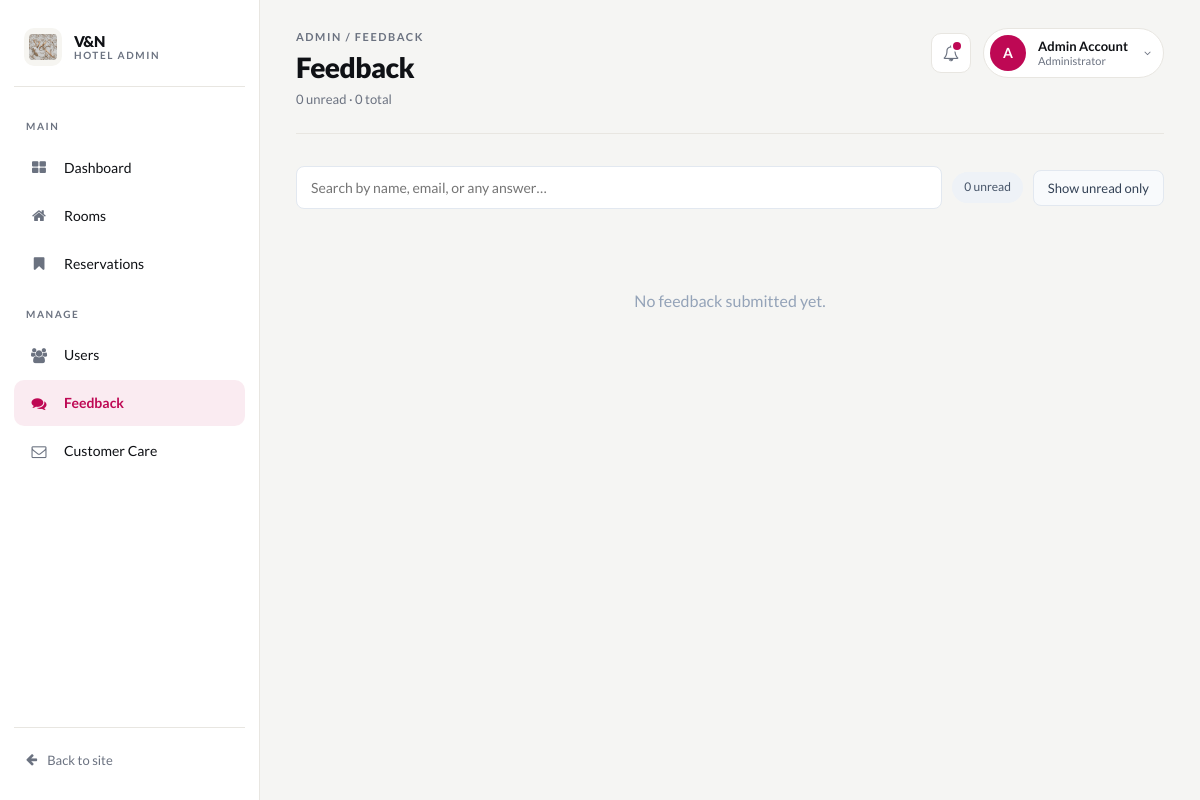
The page /admin/feedback.php (signed in) on the database as committed earlier.
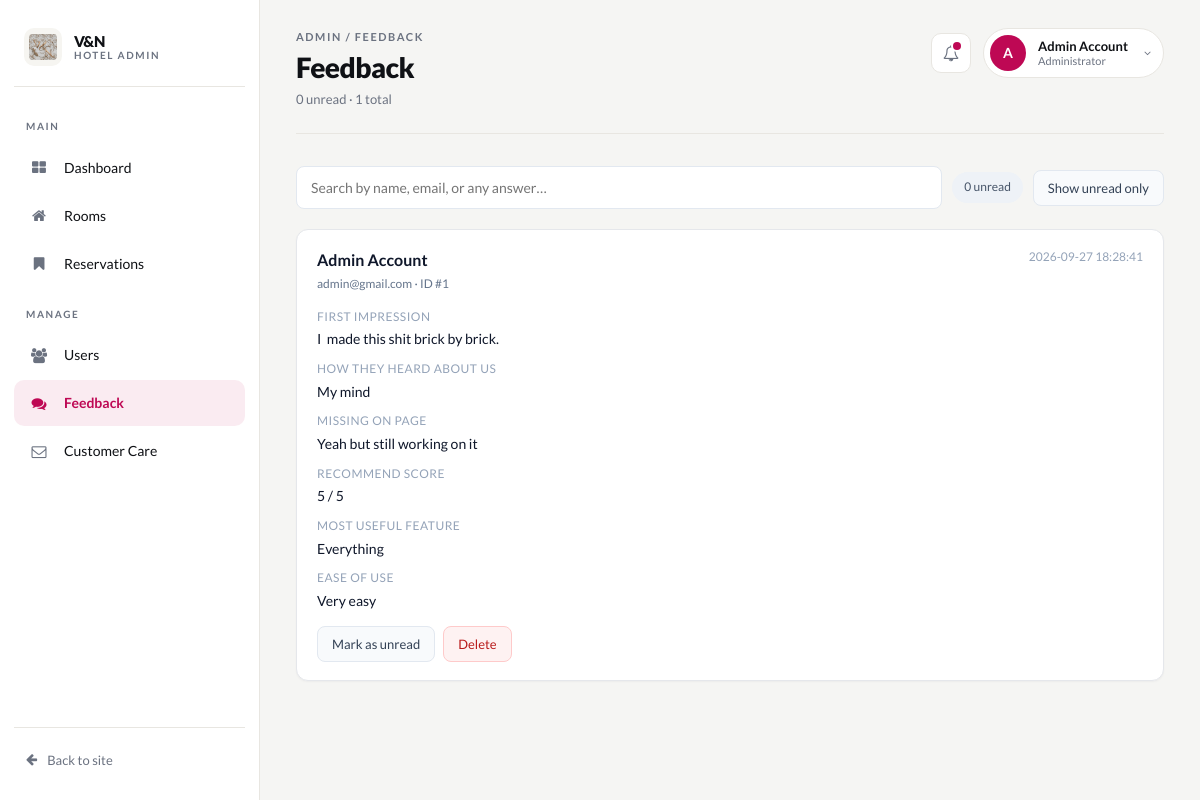
The same page on the database as committed later.
### tables this page shows
CREATE TABLE `feedback` (
  `feedback_id` int NOT NULL,
  `user_id` int DEFAULT NULL,
  `impression` text,
  `first_hear` text,
  `missing_features` text,
  `recommend` tinyint DEFAULT NULL,
  `status` varchar(20) NOT NULL DEFAULT 'unread',
  `useful_features` text,
  `ease_of_use` text,
  `created_at` timestamp NULL DEFAULT CURRENT_TIMESTAMP
);

CREATE TABLE `users` (
  `user_id` int NOT NULL,
  `user_email` varchar(50) NOT NULL,
  `user_fname` varchar(20) NOT NULL,
  `user_lname` varchar(20) NOT NULL,
  `user_verified` int NOT NULL DEFAULT '0',
  `verification_hash` varchar(500) DEFAULT NULL,
  `user_dob` date NOT NULL,
  `user_phone` varchar(15) NOT NULL,
  `user_admin` int NOT NULL DEFAULT '0',
  `user_password` varchar(500) NOT NULL,
  `user_created` timestamp NOT NULL DEFAULT CURRENT_TIMESTAMP,
  `user_image` varchar(20) NOT NULL DEFAULT 'default_user.jpg',
  `reset_token` varchar(64) DEFAULT NULL,
  `reset_expires` datetime DEFAULT NULL
);

### public/admin/feedback.php (the view, shortened to what this page needs)
<?php
require_once(__DIR__ . "/../config.php");
try {
    $rows = $pdo->query("
        SELECT f.*,
               u.user_fname, u.user_lname, u.user_email
        FROM feedback f
        LEFT JOIN users u ON u.user_id = f.user_id
        ORDER BY f.created_at DESC
    ")->fetchAll(PDO::FETCH_ASSOC);
} catch (Throwable $e) {
    $rows = [];
    $action_msg = "Could not load feedback: " . $e->getMessage();
}
$unread_count = 0;
$admin_page  = "feedback";
$admin_title = "Feedback";
$admin_sub   = $unread_count . " unread · " . count($rows) . " total";
include(__DIR__ . "/includes/header.php");
?>
<div class="fb-toolbar">
  <input type="search" id="fb-search" placeholder="Search by name, email, or any answer…" />
  <span class="fb-chip <?= $unread_count ? 'unread' : '' ?>">
    <?= $unread_count ?> unread
  </span>
  <button type="button" class="fb-btn" id="fb-filter-unread">Show unread only</button>
</div>
<?php if (!$rows): ?>
  <div class="fb-empty">No feedback submitted yet.</div>
<?php else: ?>
  <div class="fb-list" id="fb-list">
    <?php foreach ($rows as $r):
      $is_unread = ($r["status"] ?? "unread") === "unread";
      $name  = $r["user_id"] ? trim(($r["user_fname"] ?? "") . " " . ($r["user_lname"] ?? "")) : "Guest";
      $email = $r["user_email"] ?? "";
      $hay   = strtolower($name . " " . $email . " " . ($r["impression"] ?? "") . " " . ($r["first_hear"] ?? "") . " " . ($r["missing_features"] ?? "") . " " . ($r["useful_features"] ?? "") . " " . ($r["ease_of_use"] ?? ""));
    ?>
    <article class="fb-card <?= $is_unread ? 'unread' : '' ?>"
             data-unread="<?= $is_unread ? '1' : '0' ?>"
             data-search="<?= htmlspecialchars($hay, ENT_QUOTES) ?>">
      <div class="fb-card-head">
        <div>
          <div class="fb-who"><?= htmlspecialchars($name) ?>
          </div>
          <div class="fb-meta">
            <?= $email ? htmlspecialchars($email) . " · " : "" ?>
            ID #<?= (int)$r["feedback_id"] ?>
          </div>
        </div>
        <div class="fb-date"><?= htmlspecialchars($r["created_at"]) ?></div>
      </div>
      <div class="fb-qa">
        <div>
          <div class="fb-q">First impression</div>
          <div class="fb-a <?= $r["impression"] === "" ? "empty" : "" ?>"><?= htmlspecialchars($r["impression"] ?: "—") ?></div>
        </div>
        <div>
          <div class="fb-q">How they heard about us</div>
          <div class="fb-a <?= $r["first_hear"] === "" ? "empty" : "" ?>"><?= htmlspecialchars($r["first_hear"] ?: "—") ?></div>
        </div>
        <div>
          <div class="fb-q">Missing on page</div>
          <div class="fb-a <?= $r["missing_features"] === "" ? "empty" : "" ?>"><?= htmlspecialchars($r["missing_features"] ?: "—") ?></div>
        </div>
        <div>
          <div class="fb-q">Recommend score</div>
          <div class="fb-a"><?= (int)$r["recommend"] ?> / 5</div>
        </div>
        <div>
          <div class="fb-q">Most useful feature</div>
          <div class="fb-a <?= $r["useful_features"] === "" ? "empty" : "" ?>"><?= htmlspecialchars($r["useful_features"] ?: "—") ?></div>
        </div>
        <div>
          <div class="fb-q">Ease of use</div>
          <div class="fb-a <?= $r["ease_of_use"] === "" ? "empty" : "" ?>"><?= htmlspecialchars($r["ease_of_use"] ?: "—") ?></div>
        </div>
      </div>
      <div class="fb-actions">
        <form method="post">
          <?php if ($is_unread): ?>
            <input type="hidden" name="action" value="mark_read">
            <button type="submit" class="fb-btn">Mark as read</button>
          <?php else: ?>
            <button type="submit" class="fb-btn">Mark as unread</button>
          <?php endif; ?>
        </form>
        <form method="post" onsubmit="return confirm('Delete this feedback permanently?');">
          <button type="submit" class="fb-btn danger">Delete</button>
        </form>
      </div>
    </article>
    <?php endforeach; ?>
  </div>
<?php endif; ?>
<?php include(__DIR__ . "/includes/footer.php"); ?>

### public/admin/includes/header.php (shortened to what this page needs)
<?php
$admin_page  = $admin_page  ?? "dashboard";
$admin_title = $admin_title ?? "Admin";
$admin_sub   = $admin_sub   ?? "";
$nav_items = [
    ["key" => "dashboard",    "href" => "index.php",       "icon" => "fa-th-large", "label" => "Dashboard",    "group" => "Main"],
    ["key" => "rooms",        "href" => "rooms.php",       "icon" => "fa-home",     "label" => "Rooms",        "group" => "Main"],
    ["key" => "reservations", "href" => "reservation.php", "icon" => "fa-bookmark", "label" => "Reservations", "group" => "Main"],
    ["key" => "users",        "href" => "users.php",       "icon" => "fa-users",    "label" => "Users",        "group" => "Manage"],
    ["key" => "feedback",     "href" => "feedback.php",    "icon" => "fa-comments", "label" => "Feedback",     "group" => "Manage"],
    ["key" => "messages", "href" => "messages.php", "icon" => "fa-envelope-o", "label" => "Customer Care", "group" => "Manage"],
    ];
?>
<!DOCTYPE html>
<html lang="en">
<head>
  <link rel="stylesheet" href="https://cdn.jsdelivr.net/npm/bootstrap@4.5.3/dist/css/bootstrap.min.css"
 />
  <link rel="stylesheet" href="https://ajax.googleapis.com/ajax/libs/jqueryui/1.12.1/themes/smoothness/jquery-ui.css" />
  <link rel="stylesheet" href="https://stackpath.bootstrapcdn.com/font-awesome/4.7.0/css/font-awesome.min.css" />
  <link rel="stylesheet" href="<?= SROOT ?>/css/main.css" />
</head>
<body id="admin-dashboard">
  <div id="admin-shell">
    <aside class="admin-sidebar">
      <div class="admin-brand">
        <img src="<?= SROOT ?>/media/images/logo/logo.jpeg" alt="V&N Hotel" class="admin-brand-logo" />
        <div class="admin-brand-text">
          <strong>V&amp;N</strong>
          <span>Hotel Admin</span>
        </div>
      </div>
      <nav class="admin-nav">
        <?php
          $current_group = null;
          foreach ($nav_items as $item):
            if ($current_group !== $item["group"]):
              if ($current_group !== null) echo '</div>';
              $current_group = $item["group"];
        ?>
          <span class="admin-nav-group"><?= htmlspecialchars($current_group) ?></span>
          <div class="admin-nav-list">
        <?php endif; ?>
            <a href="<?= $item["href"] ?>" class="<?= $admin_page === $item["key"] ? "active" : "" ?>">
              <span class="admin-nav-icon">
                <i class="fa <?= $item["icon"] ?>"></i>
              </span>
              <span class="admin-nav-label"><?= htmlspecialchars($item["label"]) ?></span>
            </a>
        <?php endforeach; ?>
          </div>
      </nav>
      <div class="admin-sidebar-footer">
        <a href="<?= SROOT ?>/index.php" class="admin-back-link">
          <i class="fa fa-arrow-left"></i>
          <span>Back to site</span>
        </a>
      </div>
    </aside>
    <main id="admin-main">
      <header class="admin-topbar">
        <div class="admin-topbar-left">
          <span class="admin-crumb">Admin / <?= htmlspecialchars($admin_title) ?></span>
          <h1><?= htmlspecialchars($admin_title) ?></h1>
          <?php if ($admin_sub): ?>
            <p><?= htmlspecialchars($admin_sub) ?></p>
          <?php endif; ?>
        </div>
        <div class="admin-topbar-right">
          <button type="button" class="admin-topbar-icon" aria-label="Notifications">
            <i class="fa fa-bell-o"></i>
            <span class="admin-badge-dot"></span>
          </button>
          <div class="admin-user" id="admin-user-menu">
            <button type="button" class="admin-user-btn" aria-haspopup="true" aria-expanded="false">
              <span class="admin-user-avatar">
                <?= strtoupper(substr($_SESSION["user_fname"] ?? "A", 0, 1)) ?>
              </span>
              <span class="admin-user-info">
                <strong><?= htmlspecialchars(($_SESSION["user_fname"] ?? "") . " " . ($_SESSION["user_lname"] ?? "")) ?></strong>
                <span>Administrator</span>
              </span>
              <i class="fa fa-angle-down admin-user-caret"></i>
            </button>
          </div>
        </div>
      </header>

### public/admin/includes/footer.php (shortened to what this page needs)
    </main>
  </div>
</body>
</html>

### public/admin/feedback.php (style rules this page uses)
.fb-toolbar { display:flex; gap:10px; align-items:center; margin: 12px 0 20px; flex-wrap: wrap; }
.fb-toolbar input[type="search"] { flex:1; min-width:220px; padding:10px 14px; border:1px solid #e2e8f0; border-radius:8px; font-size:14px; }
.fb-chip { padding:6px 12px; border-radius:999px; background:#eef2f7; font-size:12px; color:#475569; }
.fb-list { display:grid; gap:14px; }
.fb-card { background:#fff; border:1px solid #e5e7eb; border-radius:12px; padding:18px 20px; box-shadow:0 1px 2px rgba(15,23,42,.04); }
.fb-card-head { display:flex; justify-content:space-between; align-items:flex-start; gap:12px; margin-bottom:8px; flex-wrap:wrap; }
.fb-who { font-weight:600; color:#0f172a; }
.fb-meta { font-size:12px; color:#64748b; margin-top:2px; }
.fb-date { font-size:12px; color:#94a3b8; white-space:nowrap; }
.fb-qa { margin-top:14px; display:grid; gap:10px; }
.fb-q { font-size:12px; text-transform:uppercase; letter-spacing:.04em; color:#94a3b8; margin-bottom:2px; }
.fb-a { font-size:14px; color:#0f172a; white-space:pre-wrap; word-break:break-word; }
.fb-actions { margin-top:14px; display:flex; gap:8px; flex-wrap:wrap; }
.fb-actions form { display:inline; }
.fb-btn { padding:7px 14px; border-radius:8px; border:1px solid #e2e8f0; background:#f8fafc; font-size:13px; cursor:pointer; color:#334155; }
.fb-btn.danger { border-color:#fecaca; color:#b91c1c; background:#fef2f2; }
.fb-empty { text-align:center; padding:60px 20px; color:#94a3b8; }

Rows that differ between the two databases and show on the page:
added feedback: user.user_lname "Admin Account", user.user_email "admin@gmail.com", feedback_id "1", created_at "2026-09-27 18:28:41", impression "I made this shit brick by brick.", first_hear "My mind", missing_features "Yeah but still working on it", recommend "5", useful_features "Everything", ease_of_use "Very easy", status "Mark as unread"
Other text that changed with them:
$admin_sub: "0 unread · 0 total" → "0 unread · 1 total"
text no longer shown: "No feedback submitted yet."
